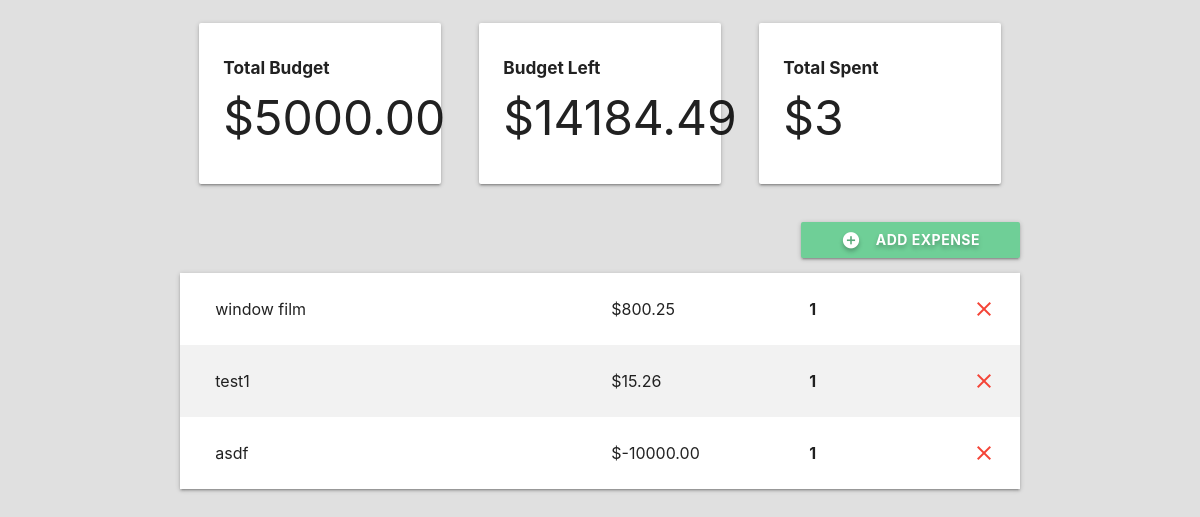
Page /test-budget on the committed database.
### budget/models.py (models this page shows, shortened)
class Project(models.Model):
    name = models.CharField(max_length=100)
    slug = models.SlugField(max_length=100, unique=True, blank=True)
    budget = models.DecimalField(max_digits=8, decimal_places=2)
    def budget_left(self):
        expense_list = Expense.objects.filter(project=self)
        total_expense_amount = 0
        for expense in expense_list:
            total_expense_amount += expense.amount
        return self.budget - total_expense_amount
    def total_transactions(self):
        expense_list = Expense.objects.filter(project=self)
        return(len(expense_list))

class Expense(models.Model):
    project = models.ForeignKey(Project, on_delete=models.CASCADE, related_name='expenses')
    title = models.CharField(max_length=100)
    amount = models.DecimalField(max_digits=8, decimal_places=2)
    category = models.ForeignKey(Category, on_delete=models.CASCADE)
    class Meta:
        ordering = ('-amount', )

class Category(models.Model):
    project = models.ForeignKey(Project, on_delete=models.CASCADE)
    name = models.CharField(max_length=50)

### budget/views.py (the view, shortened to what this page needs)
# urls.py: path('<slug:project_slug>', views.project_detail, name='detail'),
def project_detail(request, project_slug):
    project = get_object_or_404(Project, slug=project_slug)
    if request.method == 'GET':
        category_list = Category.objects.filter(project=project)
        return render(request, 'budget/project-detail.html', {'project': project, 'expense_list': project.expenses.all(), 'category_list': category_list })
    elif request.method == 'DELETE':
        id = json.loads(request.body)['id']
        expense = get_object_or_404(Expense, id=id)
        expense.delete()
        return HttpResponse('')
    return HttpResponseRedirect(project_slug)

### budget/templates/budget/project-detail.html (shortened to what this page needs)
{% extends 'budget/base.html' %}
{% block content %}
<div class="container">
  <section class="section section-stats">
    <div class="row">
      <div class="col s12 m12 l4">
        <div class="card-panel">
          <h6 class='bold'>Total Budget</h6>
          <h1>${{project.budget}}</h1>
        </div>
      </div>
      <div class="col s12 m6 l4">
        <div class="card-panel">
          <h6 class='bold'>Budget Left</h6>
          <h1>${{project.budget_left}}</h1>
        </div>
      </div>
      <div class="col s12 m6 l4">
        <div class="card-panel">
          <h6 class='bold'>Total Spent</h6>
          <h1>${{project.total_transactions}}</h1>
        </div>
      </div>
    </div>
  </section>
  <section class="section section-expenses">
    <div class="row">
      <button class="btn waves-effect right modal-trigger" href="#expenseModal">
        <i class="material-icons white-text left">add_circle</i>
        Add Expense
      </button>
    </div>
    <ul class="z-depth-1">
      {% for expense in expense_list %}
      <li>
        <div class="card-panel z-depth-0 expense">
          <div class="row">
            <div class="col l6">
              <span class="title">{{expense.title}}</span>
            </div>
            <div class="col l3">
              <span class="title">${{expense.amount}}</span>
            </div>
            <div class="col 1">
              <span class="title bold">{{expense.category.name}}</span>
            </div>
            <a class="close-icon" onclick="deleteExpense(this)" data-id="{{expense.id}}">
              <i class="material-icons red-text right">
              </i>
            </a>
          </div>
        </div>
      </li>
      {% endfor %}
    </ul>
  </section>
</div>
{% endblock %}

### budget/static/css/styles.css (style rules this page uses)
html { font-family: 'Montserrat'; background-color: #E0E0E0; }
.bold { font-weight: bold; }
.row { margin: 0!important; }
.section-stats .card-panel { margin: 8px; }
.section-stats h1 { font-size: 4vw; margin: 15px 0px; }
.section-expenses button { padding: 0px 40px; font-weight: bold; text-shadow: 0px 3px 4px rgba(0, 0, 0, .25); background-color: #6FCF97; }
.section-expenses .expense { font-size: 16px; border-radius: 0; margin: 0; }
.section-expenses li:nth-child(even) .expense { background-color: #F2F2F2; }

### rows in the picture
Project: budget "5000.00", budget_left "14184.49", total_transactions "3"
Expense: title "window film", amount "800.25", category.name "1"
Expense: title "test1", amount "15.26", category.name "1"
Expense: title "asdf", amount "-10000.00", category.name "1"
